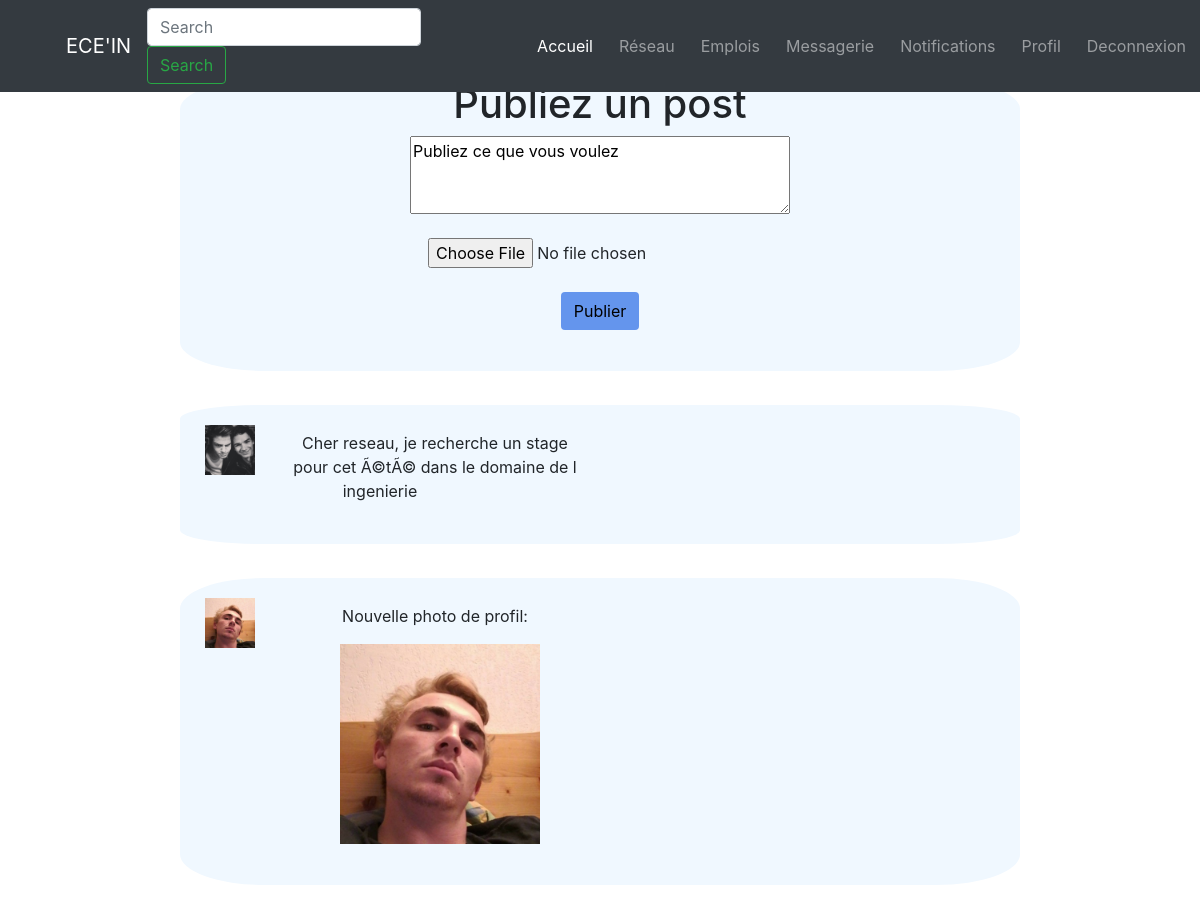
Screenshot of /Code/Accueil.php (signed in) with the database file from the repository.
### tables this page shows
CREATE TABLE IF NOT EXISTS `description` (
  `ID_description` int(10) NOT NULL AUTO_INCREMENT,
  `ID_user` int(10) NOT NULL,
  `Description` text NOT NULL,
  `CV` text NOT NULL,
  `PhotoProfil` varchar(30) NOT NULL,
  `ImageFond` varchar(30) NOT NULL,
  `ModeVisibilite` int(3) NOT NULL,
  PRIMARY KEY (`ID_description`),
  KEY `ID_user` (`ID_user`)
);

### Code/Accueil.php (the view, shortened to what this page needs)
<?php
  $ID_user = $_SESSION['ID_user'];
  $Photo_post ="";
  $array_Post = array();
 $array_Posteurs =  array();
  $arrayID_amis = array();
  $database = "linkedin";
  $db_handle = mysqli_connect('localhost', 'root', '');
  $db_found = mysqli_select_db($db_handle, $database);
  if($db_found)
  {
    $sql = "SELECT * FROM connexion WHERE ID_user_1 = " .$ID_user. " OR ID_user_2 = " .$ID_user;
    $result = mysqli_query($db_handle, $sql);
    while($data = mysqli_fetch_assoc($result))
    {
      if($data['ID_user_1']!=$ID_user)
          array_push($arrayID_amis, $data['ID_user_1']);
      else
          array_push($arrayID_amis, $data['ID_user_2']);
    }
    $sql = "SELECT * FROM post ORDER BY DatePublication DESC";
    $result = mysqli_query($db_handle, $sql);
    while($data = mysqli_fetch_assoc($result))
    {
        array_push($array_Post, $data['Contenu']);
      array_push($array_Posteurs, $data['ID_user']);
    }
 echo' <div class="starter-template boxsuggestion">
        <h1>Publiez un post </h1>
          <form action="TraitementPost.php" method="post" enctype="multipart/form-data">
                  <textarea name="ameliorer" id="ameliorer" rows="3" cols="35">Publiez ce que vous voulez</textarea>     <br><br>
        <input type="file" name="fichier" />
              <br><br>
              <button class="boutona btn btngr" type="submit"> Publier </button>
          </form>
      </div><br>';
    for($i = 0; $i < sizeof($array_Post); $i++)
    {
     $sql = "SELECT PhotoProfil FROM description WHERE ID_user = ".$array_Posteurs[$i]."";
    $result = mysqli_query($db_handle, $sql);
    while($data = mysqli_fetch_assoc($result))
    {
        $Photo_post=$data['PhotoProfil'];
    }
        for($f = 0; $f < sizeof($arrayID_amis); $f++){
            if($arrayID_amis[$f] == $array_Posteurs[$i]){
      echo '<div class="starter-template boxpost">
            <img src='.$Photo_post.' height="50" width="50" class="Afficher" style="float : left; margin-right:35px; margin-top : 20px; margin-left : 25px;" />
             <p class="texte" style="margin-top : 10px;"> '.$array_Post[$i].'</p>
            </div><br>';
            }
        }
        if($array_Posteurs[$i]==$ID_user){
            echo '<div class="starter-template boxpost">
            <img src='.$Photo_post.' height="50" width="50" class="Afficher" style="float : left; margin-right:35px; margin-top : 20px; margin-left : 25px;" />
             <p class="texte" style="margin-top : 10px;"> '.$array_Post[$i].'</p>
            </div><br>';
        }
        }
    }
?>
<!doctype html>
<html lang="fr">
  <head>
      <link href="https://stackpath.bootstrapcdn.com/bootstrap/4.1.0/css/bootstrap.min.css" rel="stylesheet">
    <link href="CSSacc.css" rel="stylesheet">
  </head>
  <body>
    <nav class="navbar navbar-expand-md navbar-dark bg-dark fixed-top">
      <a class="navbar-brand logo" href="#" >ECE'IN</a>
      <div class="collapse navbar-collapse" id="navbarsExampleDefault">
      	<form class="form-inline my-2 my-lg-0" action="RechercheAmi.php" method="post">
          <input class="form-control mr-sm-2" type="text" placeholder="Search" aria-label="Search" name="recherche" >
          <button class="btn btn-outline-success my-2 my-sm-0" type="submit">Search</button>
        </form>
        <ul class="navbar-nav mr-auto -brand BarBoutons">
          <li class="nav-item active -brand bouton">
            <a class="nav-link" href="Accueil.php">Accueil <span class="sr-only">(current)</span></a>
          </li>
          <li class="nav-item -brand bouton">
            <a class="nav-link" href="AfficherAmis.php">Réseau</a>
          </li>
          <li class="nav-item -brand bouton">
            <a class="nav-link" href="Emplois.php">Emplois</a>
          </li>
          <li class="nav-item -brand bouton">
            <a class="nav-link" href="Messagerie.php">Messagerie</a>
          </li>
          <li class="nav-item -brand bouton">
            <a class="nav-link" href="Notifications.php">Notifications</a>
          </li>
          <li class="nav-item -brand bouton">
            <a class="nav-link" href="Profil.php">Profil</a>
          </li>
          <li class="nav-item -brand bouton">
            <a class="nav-link" href="Deconnexion.php">Deconnexion</a>
          </li>
        </ul>
      </div>
    </nav>
  </body>
</html>

### Code/CSSacc.css (style rules this page uses)
body { padding-top: 5rem; }
.texte { padding-left: 10px; padding-top: 10px; margin-right: 10px; }
.navbar { background-color:#283E4A; text-align: center; }
.logo { margin-left: 50px; color:#2CA94E; }
.barBoutons { margin-left: 100px; }
.bouton { margin-right: 10px; }
.btngr { background-color: cornflowerblue; }
.boxsuggestion { text-align: center; margin-right: 15%; margin-left: 15%; background-color: aliceblue; border-radius: 10%; padding-bottom: 25px; }
.boxpost { margin-right: 15%; margin-left: 15%; background-color: aliceblue; border-radius: 10%; padding-bottom: 25px; }

### rows the page displays
description: PhotoProfil (picture), i "Cher reseau, je recherche un stage pour cet Ã©tÃ© dans le domaine de l ingenierie"
description: PhotoProfil (picture), i "Nouvelle photo de profil:"
